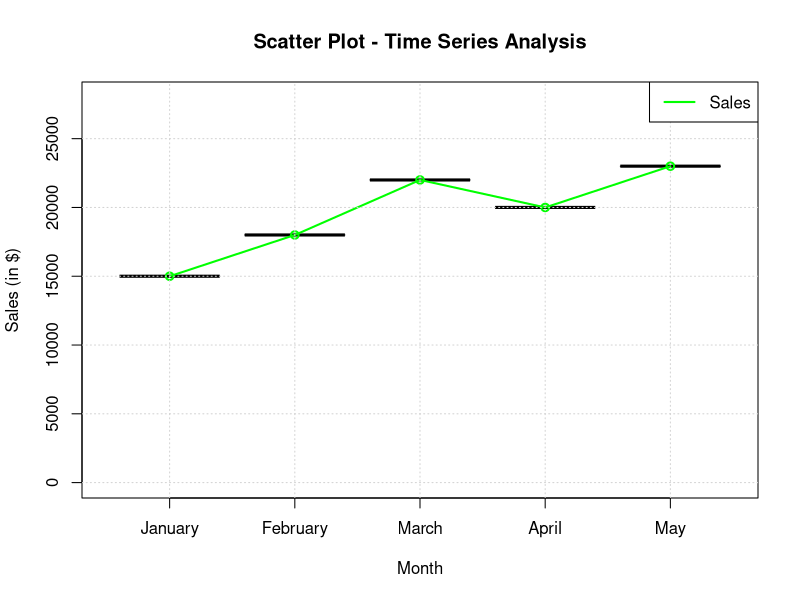

Write R code to recreate this figure.
# Provided data
sales_data <- data.frame(
  Month = c('January', 'February', 'March', 'April', 'May'),
  Sales = c(15000, 18000, 22000, 20000, 23000)
)

# Convert Month to factor
sales_data$Month <- factor(sales_data$Month, levels = unique(sales_data$Month))

# Scatter Plot
plot(sales_data$Month, sales_data$Sales, col = "blue", pch = 16,
     main = "Scatter Plot - Time Series Analysis", xlab = "Month", ylab = "Sales (in $)",
     ylim = c(0, max(sales_data$Sales) + 5000))

# Line Graph
lines(sales_data$Month, sales_data$Sales, type = "o", col = "green", lwd = 2)

# Add grid for better readability
grid()

# Add legend
legend("topright", legend = c("Sales"), col = c("green"), lty = 1, lwd = 2, bg = "white")
